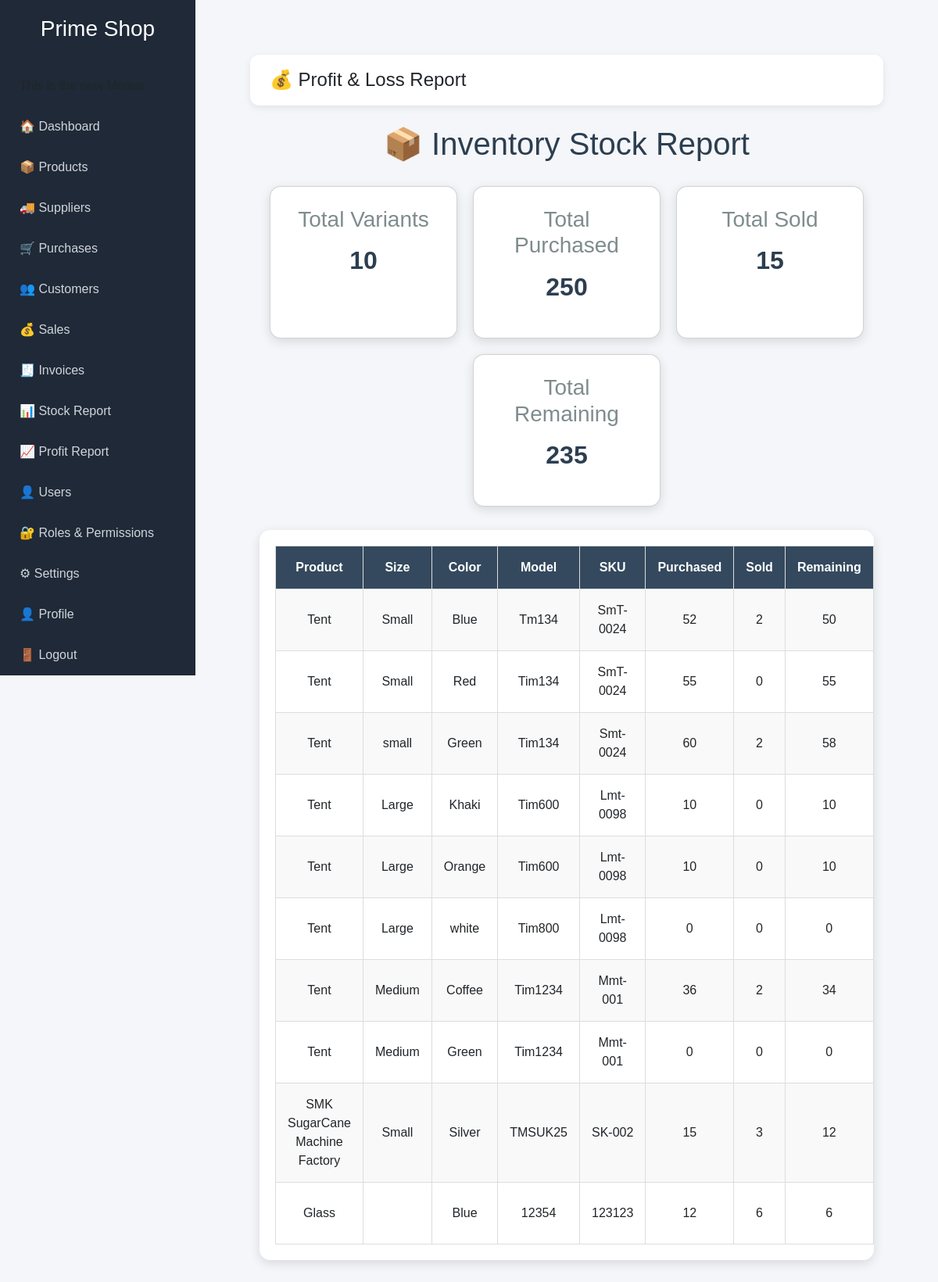
/stock-report/ (signed in), run on the app's committed database.
### shop/models.py (models this page shows, shortened)
class ProductVariant(models.Model):
    product = models.ForeignKey(Product, on_delete=models.CASCADE, related_name="variants")
    size = models.CharField(max_length=50, blank=True)
    color = models.CharField(max_length=50, blank=True)
    model = models.CharField(max_length=100, blank=True)
    sku = models.CharField(max_length=100, blank=True)
    selling_price = models.DecimalField(max_digits=10, decimal_places=2)
    low_stock_alert = models.PositiveIntegerField(default=5)
    def total_purchased(self):
        return sum(item.quantity for item in self.purchase_items.all())
    def total_sold(self):
        return sum(item.quantity for item in self.sale_items.all())
    def current_stock(self):
        return self.total_purchased() - self.total_sold()

class Product(models.Model):
    name = models.CharField(max_length=150)
    category = models.CharField(max_length=100, blank=True)
    description = models.TextField(blank=True)

class PurchaseItem(models.Model):
    purchase = models.ForeignKey(Purchase, on_delete=models.CASCADE, related_name="items")
    variant = models.ForeignKey(ProductVariant, on_delete=models.CASCADE, related_name="purchase_items")
    quantity = models.PositiveIntegerField()
    buying_price = models.DecimalField(max_digits=10, decimal_places=2)

class SaleItem(models.Model):
    sale = models.ForeignKey(Sale, on_delete=models.CASCADE, related_name="items")
    variant = models.ForeignKey(ProductVariant, on_delete=models.CASCADE, related_name="sale_items")
    quantity = models.PositiveIntegerField()
    selling_price = models.DecimalField(max_digits=10, decimal_places=2)

### shop/views.py (the view)
# urls.py: path('stock-report/', views.stock_report, name='stock_report'),
@login_required
def stock_report(request):
    variants = ProductVariant.objects.all()
    total_products = variants.count()
    total_purchased = sum(
        variant.total_purchased()
        for variant in variants
    )
    total_sold = sum(
        variant.total_sold()
        for variant in variants
    )
    total_remaining = sum(
        variant.current_stock()
        for variant in variants
    )
    context = {
        'variants': variants,
        'total_products': total_products,
        'total_purchased': total_purchased,
        'total_sold': total_sold,
        'total_remaining': total_remaining,
    }
    return render(request, 'shop/stock_report.html', context)

### shop/templates/shop/stock_report.html (shortened to what this page needs)
{% extends 'shop/base.html' %}
{% block page_title %}
💰 Profit & Loss Report
{% endblock %}
{% block content %}
<head>
</head>
<body>
<div class="container">
    <h1>📦 Inventory Stock Report</h1>
    <div class="summary">
        <div class="card">
            <h3>Total Variants</h3>
            <p>{{ total_products }}</p>
        </div>
        <div class="card">
            <h3>Total Purchased</h3>
            <p>{{ total_purchased }}</p>
        </div>
        <div class="card">
            <h3>Total Sold</h3>
            <p>{{ total_sold }}</p>
        </div>
        <div class="card">
            <h3>Total Remaining</h3>
            <p>{{ total_remaining }}</p>
        </div>
    </div>
    <div class="table-container">
        <table>
            <tr>
                <th>Product</th>
                <th>Size</th>
                <th>Color</th>
                <th>Model</th>
                <th>SKU</th>
                <th>Purchased</th>
                <th>Sold</th>
                <th>Remaining</th>
            </tr>
            {% for variant in variants %}
            <tr>
                <td>{{ variant.product.name }}</td>
                <td>{{ variant.size }}</td>
                <td>{{ variant.color }}</td>
                <td>{{ variant.model }}</td>
                <td>{{ variant.sku }}</td>
                <td>{{ variant.total_purchased }}</td>
                <td>{{ variant.total_sold }}</td>
                <td>{{ variant.current_stock }}</td>
            </tr>
            {% endfor %}
        </table>
    </div>
</div>
{% endblock %}

### shop/templates/shop/base.html (style rules this page uses)
body { background: #f4f6f9; }

### shop/templates/shop/stock_report.html (style rules this page uses)
* { margin:0; padding:0; box-sizing:border-box; }
body { font-family:Arial,sans-serif; background:#f4f6f9; padding:40px; }
.container { max-width:1200px; margin:auto; }
h1 { text-align:center; margin-bottom:30px; color:#2c3e50; }
.summary { display:flex; justify-content:center; gap:20px; margin-bottom:30px; flex-wrap:wrap; }
.card { background:white; width:240px; padding:25px; border-radius:14px; box-shadow:0 4px 14px rgba(0,0,0,0.12); text-align:center; }
.card h3 { color:#7f8c8d; margin-bottom:12px; }
.card p { font-size:32px; font-weight:bold; color:#2c3e50; }
.table-container { background:white; border-radius:14px; padding:20px; box-shadow:0 4px 14px rgba(0,0,0,0.12); overflow-x:auto; }
table { width:100%; border-collapse:collapse; }
th { background:#34495e; color:white; }
th,td { padding:15px; border:1px solid #ddd; text-align:center; }
tr:nth-child(even) { background:#f9f9f9; }

### data on the page
ProductVariant: product.name "Tent", size "Small", color "Blue", model "Tm134", sku "SmT-0024", total_purchased "52", total_sold "2", current_stock "50"
ProductVariant: product.name "Tent", size "Small", color "Red", model "Tim134", sku "SmT-0024", total_purchased "55", total_sold "0", current_stock "55"
ProductVariant: product.name "Tent", size "small", color "Green", model "Tim134", sku "Smt-0024", total_purchased "60", total_sold "2", current_stock "58"
ProductVariant: product.name "Tent", size "Large", color "Khaki", model "Tim600", sku "Lmt-0098", total_purchased "10", total_sold "0", current_stock "10"
ProductVariant: product.name "Tent", size "Large", color "Orange", model "Tim600", sku "Lmt-0098", total_purchased "10", total_sold "0", current_stock "10"
ProductVariant: product.name "Tent", size "Large", color "white", model "Tim800", sku "Lmt-0098", total_purchased "0", total_sold "0", current_stock "0"
ProductVariant: product.name "Tent", size "Medium", color "Coffee", model "Tim1234", sku "Mmt-001", total_purchased "36", total_sold "2", current_stock "34"
ProductVariant: product.name "Tent", size "Medium", color "Green", model "Tim1234", sku "Mmt-001", total_purchased "0", total_sold "0", current_stock "0"
ProductVariant: product.name "SMK SugarCane Machine Factory", size "Small", color "Silver", model "TMSUK25", sku "SK-002", total_purchased "15", total_sold "3", current_stock "12"
ProductVariant: product.name "Glass", color "Blue", model "12354", sku "123123", total_purchased "12", total_sold "6", current_stock "6"

### other printed values
{{ total_products }} "10"
{{ total_purchased }} "250"
{{ total_sold }} "15"
{{ total_remaining }} "235"
